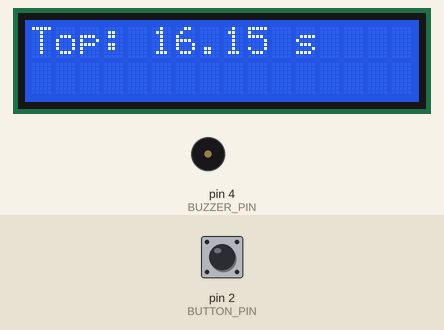
Simulated run of this sketch. Board: Arduino Uno, built with avr-gcc and run on an emulated ATmega328P. Shown: 16×2 character LCD, buzzer (waves = sounding). Inputs (shaded band) come from the test bench; at power-on: pin 2 (BUTTON_PIN) HIGH. Random numbers use the default seed unless the sketch sets one.

Above: at 1.2 s.
1.3 s: pin 2 (BUTTON_PIN) pulled LOW for 0.15 s
At 1.4 s:
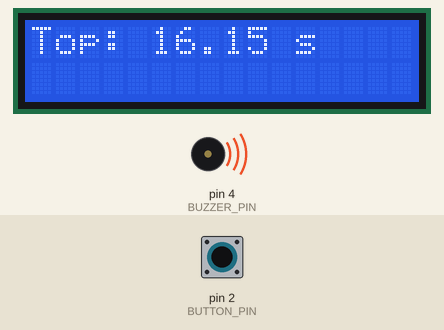
4.4 s: pin 2 (BUTTON_PIN) pulled LOW for 1 s
At 5.42 s:
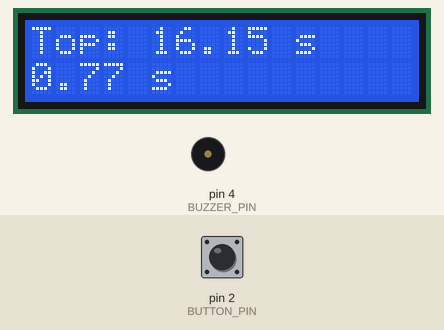
7.0 s: pin 2 (BUTTON_PIN) pulled LOW for 0.15 s
At 8.4 s:
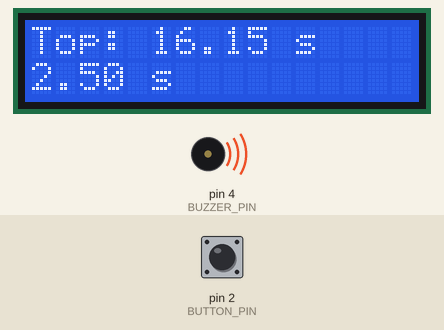
8.7 s: pin 2 (BUTTON_PIN) pulled LOW for 1 s
At 12.2 s:
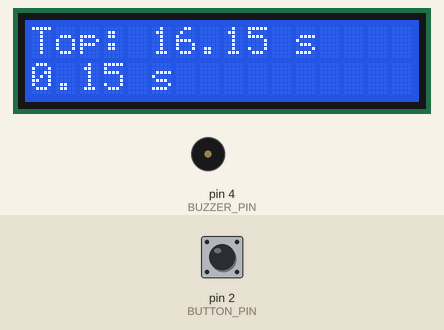
Timing chart, 0 to 13.7 s (numbered marks = the images above; inputs shaded):
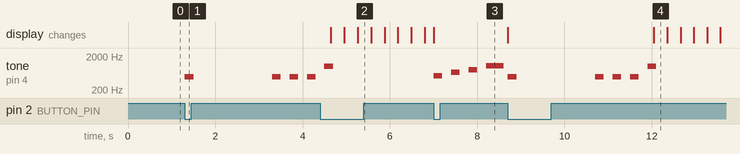

The sketch:

super_480a.ino
```cpp
#include <LiquidCrystal.h>


// Nerf target practice timer

#include "include/pitches.h"


#define BUZZER_PIN 4
#define NUM_NOTES 3
#define BUTTON_PIN 2

// initialize the library with the numbers of the interface pins
LiquidCrystal lcd(7, 8, 9, 10, 11, 12);

// state if timer is running
int timerRunning = 0;

// used to find difference in start and end time
unsigned long startTime;
unsigned long elapsedTime;

// Input state managers
int input_cur = 1;
int input_pas = 1;

void setup() {

  // set up the LCD's number of columns and rows:
  lcd.begin(16, 2);
  // Print a message to the LCD.
  lcd.print("Top: 16.15 s");

  Serial.begin(9600); // serial monitor output

  pinMode(BUTTON_PIN, INPUT_PULLUP); // change the pin mode of the button
}

void loop() {

  // Manage button pressed states, this is used to record a difference in input to judge if state has changed
  if(digitalRead(BUTTON_PIN) == 0) {
    input_pas = input_cur;
    input_cur = 0;
  } else {
    input_pas = input_cur;
    input_cur = 1;
  }

  // If the button has been pressed and the timer isn't running
  if((input_cur == 0 && input_pas == 1) && (timerRunning == 0)) {

    lcd.setCursor(0, 1);
    lcd.print("          ");

    startMusic();

    startTime = millis();
    timerRunning = 1;
  } else if((input_cur == 0 && input_pas == 1) && (timerRunning == 1)) { // If the button has been pressed and the timer is already running
    timerRunning = 0;

    lcd.setCursor(0, 1);
    lcd.print("          ");
    lcd.setCursor(0, 1);
    lcd.print(((elapsedTime - startTime) / float(1000))); lcd.print(" s");

    endMusic();
  }

  // While the timer is running update the elapsed time and show it to the screen
  if(timerRunning == 1){
    lcd.setCursor(0, 1);
    elapsedTime = millis();
    lcd.print((elapsedTime - startTime)/float(1000)); lcd.print(" s");
  }
}

void startMusic() {
  srand(millis());
  int choice = rand() % 4;
  switch (choice) {
    case 0:
      startMusicNotes(NOTE_B4, NOTE_B5);
      break;
    case 1:
      startMusicNotes(NOTE_C4, NOTE_C5);
      break;
    case 2:
      startMusicNotes(NOTE_G4, NOTE_G5);
      break;
    case 3:
      startMusicNotes(NOTE_E4, NOTE_E5);
      break;
  }
}

void startMusicNotes(int a, int b) {
    tone(4, a, 200);
    delay(2000);
    tone(4, a, 200);
    delay(400);
    tone(4, a, 200);
    delay(400);
    tone(4, a, 200);
    delay(400);
    tone(4, b, 200);
    delay(0);
}

void endMusic() {
  srand(millis());
  int choice = rand() % 4;
  switch (choice) {
    case 0:
      endMusicOne();
      break;
    case 1:
      endMusicTwo();
      break;
    case 2:
      endMusicThree();
      break;
    case 3:
      endMusicFour();
      break;
  }
}

void endMusicOne() {
    tone(4, NOTE_C5, 200);
    delay(400);
    tone(4, NOTE_E5, 200);
    delay(400);
    tone(4, NOTE_G5, 200);
    delay(400);
    tone(4, NOTE_F5, 400);
    delay(0);
}

void endMusicTwo() {
    tone(4, NOTE_C5, 200);
    delay(400);
    tone(4, NOTE_E5, 200);
    delay(400);
    tone(4, NOTE_G5, 200);
    delay(400);
    tone(4, NOTE_C6, 400);
    delay(0);
}

void endMusicThree() {
    tone(4, NOTE_B5, 200);
    delay(400);
    tone(4, NOTE_DS6, 200);
    delay(400);
    tone(4, NOTE_FS6, 200);
    delay(400);
    tone(4, NOTE_F6, 400);
    delay(0);
}

void endMusicFour() {
    tone(4, NOTE_C6, 200);
    delay(400);
    tone(4, NOTE_AS5, 200);
    delay(400);
    tone(4, NOTE_A5, 200);
    delay(400);
    tone(4, NOTE_C6, 400);
    delay(0);
}
```

pitches.h
```cpp
/*************************************************
 * Public Constants
 *************************************************/

#define NOTE_B0  31
#define NOTE_C1  33
#define NOTE_CS1 35
#define NOTE_D1  37
#define NOTE_DS1 39
#define NOTE_E1  41
#define NOTE_F1  44
#define NOTE_FS1 46
#define NOTE_G1  49
#define NOTE_GS1 52
#define NOTE_A1  55
#define NOTE_AS1 58
#define NOTE_B1  62
#define NOTE_C2  65
#define NOTE_CS2 69
#define NOTE_D2  73
#define NOTE_DS2 78
#define NOTE_E2  82
#define NOTE_F2  87
#define NOTE_FS2 93
#define NOTE_G2  98
#define NOTE_GS2 104
#define NOTE_A2  110
#define NOTE_AS2 117
#define NOTE_B2  123
#define NOTE_C3  131
#define NOTE_CS3 139
#define NOTE_D3  147
#define NOTE_DS3 156
#define NOTE_E3  165
#define NOTE_F3  175
#define NOTE_FS3 185
#define NOTE_G3  196
#define NOTE_GS3 208
#define NOTE_A3  220
#define NOTE_AS3 233
#define NOTE_B3  247
#define NOTE_C4  262
#define NOTE_CS4 277
#define NOTE_D4  294
#define NOTE_DS4 311
#define NOTE_E4  330
#define NOTE_F4  349
#define NOTE_FS4 370
#define NOTE_G4  392
#define NOTE_GS4 415
#define NOTE_A4  440
#define NOTE_AS4 466
#define NOTE_B4  494
#define NOTE_C5  523
#define NOTE_CS5 554
#define NOTE_D5  587
#define NOTE_DS5 622
#define NOTE_E5  659
#define NOTE_F5  698
#define NOTE_FS5 740
#define NOTE_G5  784
#define NOTE_GS5 831
#define NOTE_A5  880
#define NOTE_AS5 932
#define NOTE_B5  988
#define NOTE_C6  1047
#define NOTE_CS6 1109
#define NOTE_D6  1175
#define NOTE_DS6 1245
#define NOTE_E6  1319
#define NOTE_F6  1397
#define NOTE_FS6 1480
#define NOTE_G6  1568
#define NOTE_GS6 1661
#define NOTE_A6  1760
#define NOTE_AS6 1865
#define NOTE_B6  1976
#define NOTE_C7  2093
#define NOTE_CS7 2217
#define NOTE_D7  2349
#define NOTE_DS7 2489
#define NOTE_E7  2637
#define NOTE_F7  2794
#define NOTE_FS7 2960
#define NOTE_G7  3136
#define NOTE_GS7 3322
#define NOTE_A7  3520
#define NOTE_AS7 3729
#define NOTE_B7  3951
#define NOTE_C8  4186
#define NOTE_CS8 4435
#define NOTE_D8  4699
#define NOTE_DS8 4978
```

Measured:
- after the input at 1.3 s, tone on pin 4 (BUZZER_PIN): plays 494 Hz for 0.20 s, 494 Hz for 0.20 s, 494 Hz for 0.20 s, 494 Hz for 0.20 s, starting at once
- after the input at 7.0 s, tone on pin 4 (BUZZER_PIN): plays 523 Hz for 0.20 s, 659 Hz for 0.20 s, 784 Hz for 0.20 s, 1047 Hz for 0.40 s, starting at once
- after the input at 8.7 s, tone on pin 4 (BUZZER_PIN): plays 494 Hz for 0.20 s, 494 Hz for 0.20 s, 494 Hz for 0.20 s, 494 Hz for 0.20 s, 988 Hz for 0.20 s, starting at once; the display: first changes at once (image 4 shows a later state)
